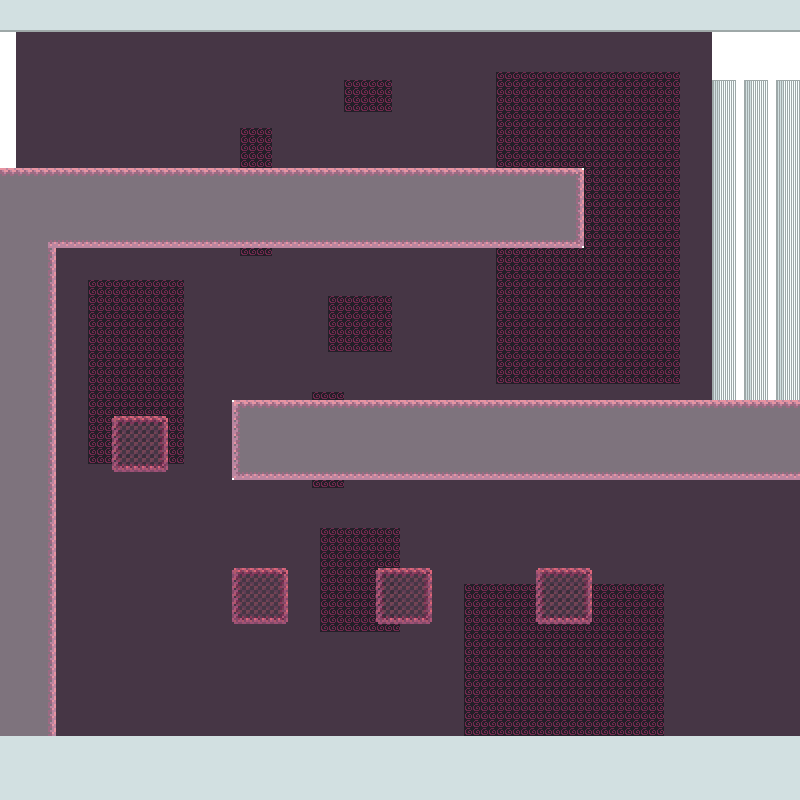

Tiled map render using the project's own tile images. Description and the map definition, with tile-layer contents summarised, below:
An orthogonal 100x100 tile map with 8x8 px tiles, 3 tile layers (BG, collision, ground), 2 tilesets and 10 objects.

<map version="1.4" tiledversion="1.4.2" orientation="orthogonal" renderorder="right-down" width="100" height="100" tilewidth="8" tileheight="8" infinite="0" nextlayerid="5" nextobjectid="13">
 <tileset firstgid="1" source="../Tilesets/Forest/forestTSet.tsx" />
 <tileset firstgid="1025" source="../Tilesets/coll8x8.tsx" />
 <layer id="4" name="BG" width="100" height="100">
  <data>[10000 cells, 10000 non-empty, 2 distinct tile ids]</data>
 </layer>
 <layer id="1" name="collision" width="100" height="100">
  <data>[10000 cells, 3803 non-empty, 2 distinct tile ids]</data>
 </layer>
 <layer id="2" name="ground" width="100" height="100" opacity="0.7">
  <data>[10000 cells, 3623 non-empty, 17 distinct tile ids]</data>
 </layer>
 <objectgroup id="3" name="Objects">
  <object id="2" template="../Templates/Slime.tx" x="472" y="128" />
  <object id="3" template="../Templates/Slime.tx" x="312" y="360" />
  <object id="4" template="../Templates/Floater.tx" x="120" y="320" />
  <object id="5" template="../Templates/Floater.tx" x="584" y="328" />
  <object id="6" template="../Templates/Crawler.tx" x="128" y="368" />
  <object id="7" template="../Templates/Crawler.tx" x="248" y="528" />
  <object id="8" template="../Templates/Crawler.tx" x="392" y="520" />
  <object id="9" template="../Templates/Crawler.tx" x="544" y="520" />
  <object id="11" template="../Templates/Entrance.tx" x="776" y="480" width="24" height="256">
   <properties>
    <property name="dir" value="RIGHT" />
    <property name="mapX" type="int" value="1" />
    <property name="mapY" type="int" value="1" />
   </properties>
  </object>
  <object id="12" template="../Templates/Entrance.tx" x="16" y="32" width="24" height="136">
   <properties>
    <property name="dir" value="LEFT" />
   </properties>
  </object>
 </objectgroup>
</map>
